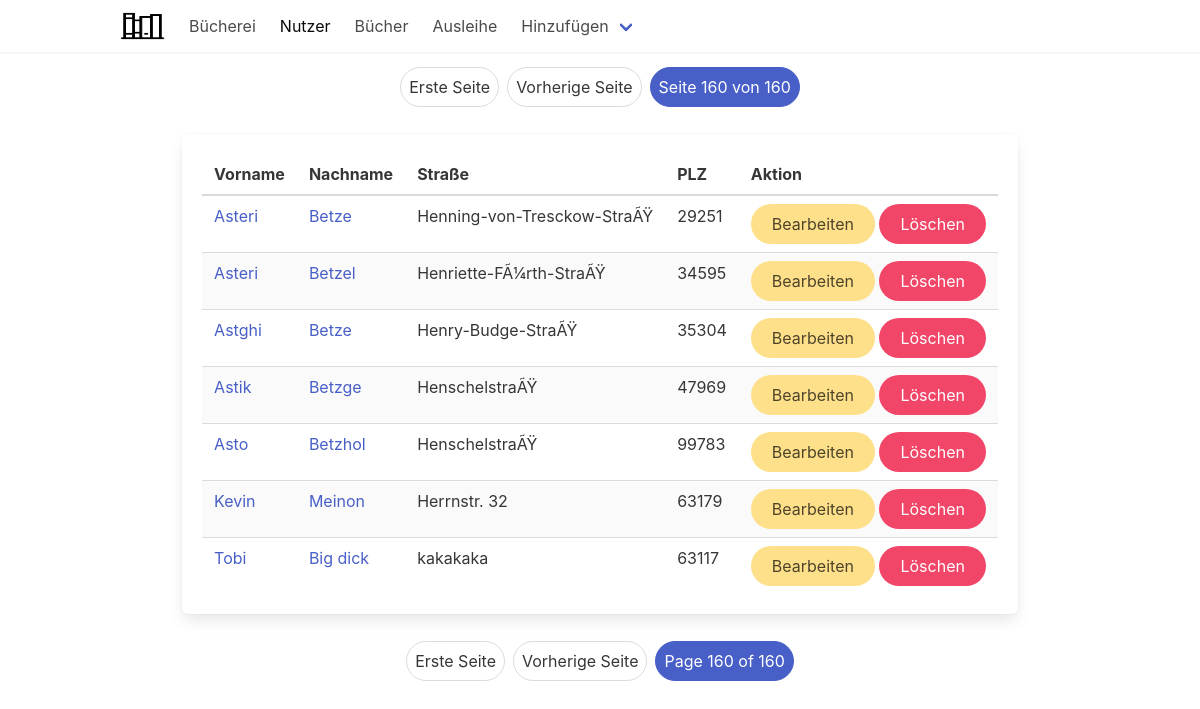
/nutzer/?page=160, run on an earlier commit of the app's database.
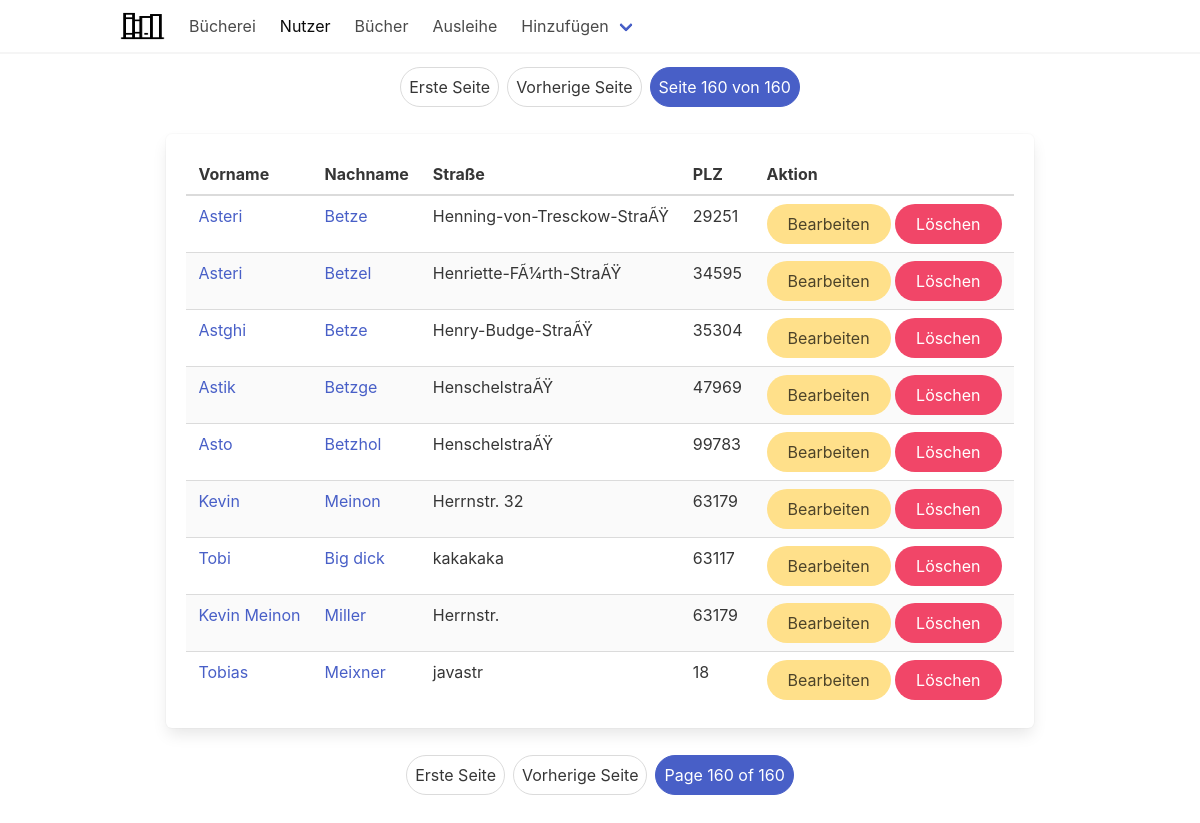
And on a later commit of the database.
### buecherei/models.py (models this page shows, shortened)
class Bibliotheksbenutzer(models.Model):
    name = models.CharField(max_length=64)
    nachname = models.CharField(max_length=64)
    strasse = models.CharField(max_length=64)
    plz = models.IntegerField()
    class Meta:
        verbose_name_plural = "Bibliotheksbenutzer"

### buecherei/views.py (the view, shortened to what this page needs)
# urls.py: path('nutzer/', views.nutzer, name='nutzer'),
def nutzer(request):
    if request.method == 'POST' and request.POST.get("delete"):
        id = request.POST.get("delete")
        nutzer = Bibliotheksbenutzer.objects.get(id=id)
        nutzer.delete()
        messages.info(request, 'Der Nutzer wurde erfolgreich gelöscht!', extra_tags='message is-success')
        return redirect(reverse('nutzer'))
    alle_nutzer = Bibliotheksbenutzer.objects.all()
    paginator = Paginator(alle_nutzer, 25)
    page_number = request.GET.get('page')
    page_obj = paginator.get_page(page_number)
    return render(request, 'nutzer.html', {
        "page_obj": page_obj,
    })

### templates/nutzer.html
{% extends "index.html" %}
{% block navbar %}
    <a class="navbar-item" href="/">Bücherei</a>
    <a class="navbar-item is-active" href="{% url "nutzer" %}">Nutzer</a>
    <a class="navbar-item" href="{% url "buch" %}">Bücher</a>
    <a class="navbar-item" href="{% url "ausleih" %}">Ausleihe</a>
{% endblock %}
{% block table %}
<table class="table is-striped is-hoverable box">
    <thead>
        <tr>
            <th class="th">Vorname</th>
            <th class="th">Nachname</th>
            <th class="th">Straße</th>
            <th class="th">PLZ</th>
            <th class="th th__actions">Aktion</th>
        </tr>
    </thead>
    <tbody>
            {% for user in page_obj %}
            <tr>
                <td class="td"><a href="{% url 'nutzer_detail' user.id %}">{{ user.name }}</a></td>
                <td class="td"><a href="{% url 'nutzer_detail' user.id %}">{{ user.nachname }}</a></td>
                <td class="td">{{ user.strasse }}</td>
                <td class="td">{{ user.plz }}</td>
                <td class="td">
                    <button type="submit" class="button is-warning is-rounded is-responsive" name="edit" value="{{ user.id }}">Bearbeiten</button>
                    <button type="submit" class="button is-danger is-rounded is-responsive" name="delete" value="{{ user.id }}">Löschen</button>
                </td>
            </tr>
            {% endfor %}
    </tbody>
</table>
{% endblock %}

What changed in the data, as far as the page shows it:
added Bibliotheksbenutzer: name "Kevin Meinon", nachname "Miller", strasse "Herrnstr.", plz "63179", {{ user.id }} 1111578 (drawn)
added Bibliotheksbenutzer: name "Tobias", nachname "Meixner", strasse "javastr", plz "18", {{ user.id }} 1111579 (drawn)
